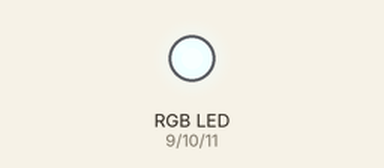
Bench run of a sketch on a simulated Arduino Uno, built with avr-gcc and run on an emulated ATmega328P. Parts: an RGB LED mixed from three pins (HIGH = lit).

Above: at 0.15 s.
At 4.96 s:
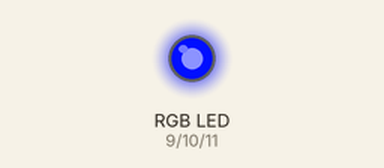
At 9.78 s:
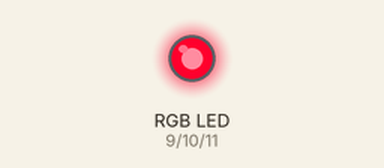
At 19.71 s:
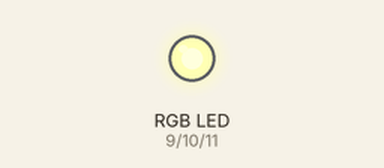
At 29.64 s:
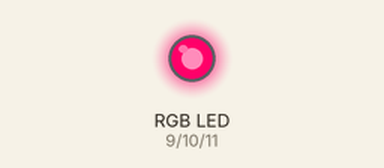
At 39.57 s:
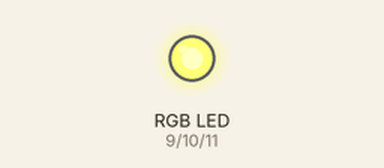
Timing chart, 0 to 40.0 s (numbered marks = the images above):
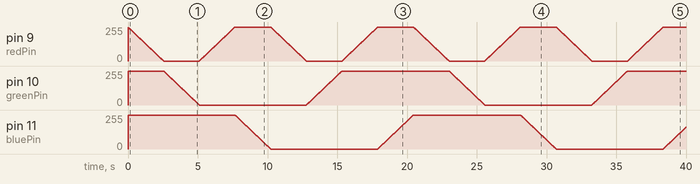

The sketch:

RGB_LED.ino
```cpp
// LED RGB LED - Troca Automtica de Cores
//
// Thiago Rider Augusto
// thiago dot rider at gmail dot com

int redPin = 9;
int greenPin = 10;
int bluePin = 11;

int redIn = 0;
int greenIn = 1;
int blueIn = 2;

int redVal;
int greenVal;
int blueVal;

void setup()
{
    redVal = 255;
    greenVal = 255;
    blueVal = 255;
    update();
}

// Esta função atualiza as saídas dos LEDs.
void update()
{
    analogWrite(redPin, redVal);
    analogWrite(greenPin, greenVal);
    analogWrite(bluePin, blueVal);
}

// Esta função atualiza uma das variáveis de cor

// tanto para mais ou menos brilho

// também atualiza as saídas e aguarda por 10 milissegundos.

void color_morph(int* value, int get_brighter)
{
    for (int i = 0; i < 255; i++)
    {
        if (get_brighter)
            (*value)--; // anodo comum
            //  (*value)++; // catodo comum
        else
            (*value)++; // anodo comum
            //  (*value)--; // catodo comum

        update();
        delay(10);
    }
}

void loop()
{
    // começa em preto - todos desligados

    color_morph(&redVal,   1); // transição para vermelho
    color_morph(&greenVal, 1); // transição para amarelo
    color_morph(&redVal,   0); // transição para verde
    color_morph(&blueVal,  1); // transição para ciano
    color_morph(&redVal,   1); // transição para branco
    color_morph(&greenVal, 0); // transição para violeta
    color_morph(&redVal,   0); // transição para azul
    color_morph(&blueVal,  0); // transição para preto - todos desligados
}
```
